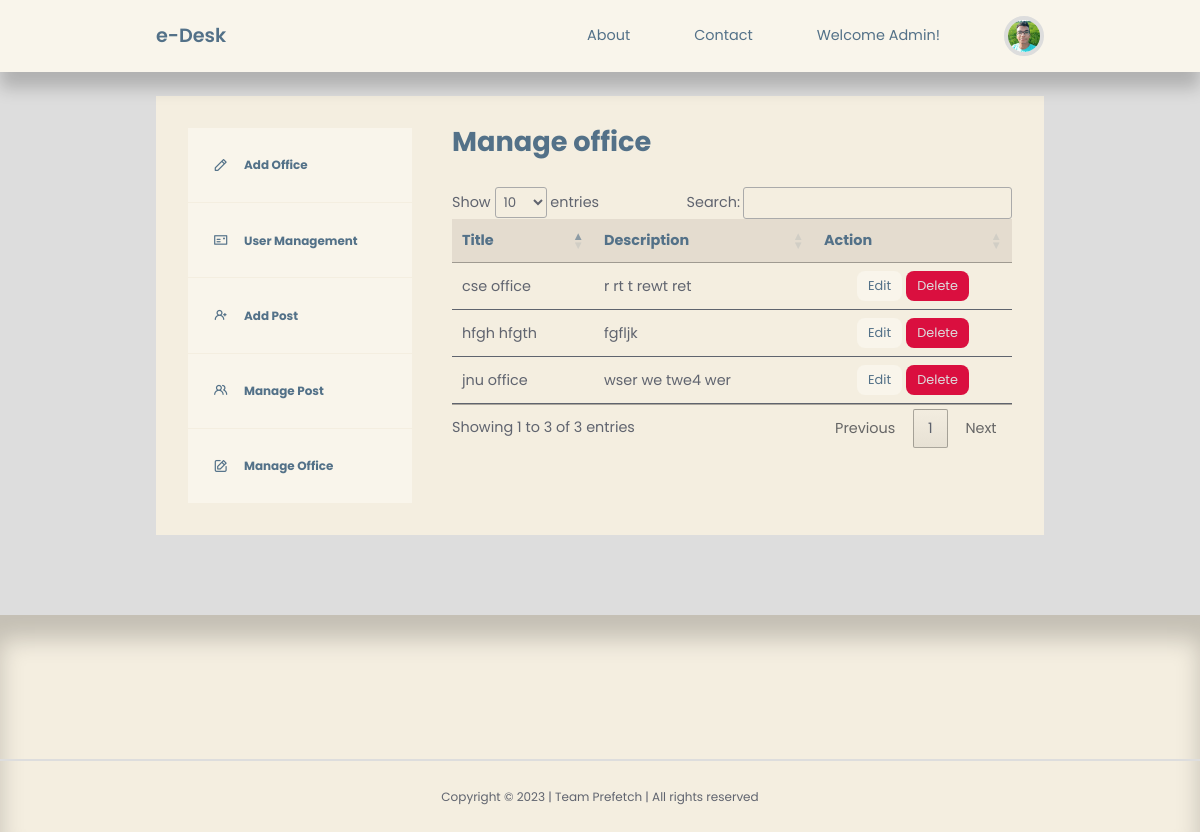
Page /admin/admin-manage-office.php on the committed database.
### tables this page shows
CREATE TABLE `adminaddoffice` (
  `id` int(20) NOT NULL,
  `title` varchar(255) NOT NULL,
  `description` varchar(255) NOT NULL
);

### admin/admin-manage-office.php (the view, shortened to what this page needs)
<?php
include 'partials/header.php';
$query = "SELECT * FROM adminaddoffice";
$offices = mysqli_query($connection, $query);
?>
<section class="dashboard">
    <div class="container dashboard__container">
        <aside>
            <ul>
                <li>
                    <a href="admin-add-office.php"><i class="uil uil-pen"></i>
                        <h5>Add Office</h5>
                    </a>
                </li>
                <li>
                    <a href="admin-user-management.php"><i class="uil uil-postcard"></i>
                        <h5>User Management</h5>
                    </a>
                </li>
                <li>
                    <a href="admin-add-post.php"><i class="uil uil-user-plus"></i>
                        <h5>Add Post</h5>
                    </a>
                </li>
                <li>
                    <a href="admin-manage-post.php"><i class="uil uil-users-alt"></i>
                        <h5>Manage Post</h5>
                    </a>
                </li>
                <li>
                    <a href="admin-manage-office.php"><i class="uil uil-edit"></i>
                        <h5>Manage Office</h5>
                    </a>
                </li>
            </ul>
        </aside>
        <main>
            <h2>Manage office</h2>
            <table id='table'>
                <thead>
                    <tr align="center">
                        <th>Title</th>
                        <th>Description</th>
                        <th>Action</th>
                    </tr>
                </thead>
                <tbody>
                    <?php while ($office = mysqli_fetch_assoc($offices)) : ?>
                        <tr>
                            <td><?= $office['title'] ?></td>
                            <td><?= $office['description'] ?></td>
                            <td align="center"><a href="<?= ROOT_URL ?>admin/edit-office.php?id=<?= $office['id'] ?>" class="btn sm">Edit</a> <a href="<?= ROOT_URL ?>admin/delete-user-logic.php?id=<?= $office['id'] ?>" class="btn sm danger">Delete</a></td>
                        </tr>
                    <?php endwhile ?>
                </tbody>
            </table>
        </main>
    </div>
</section>
<?php
include '../partials/footer.php';
?>

### css/style.css (style rules this page uses)
:root { --color-primary: #F9F5EB; --color-primary-light: #9BA4B5; --color-primary-variant: #5854c7; --color-red: #da0f3f; --color-red-light: hsl(346, 87%, 46%, 15%); --color-green: #00c476; --color-green-light: hsl(156, 100%, 38%, 15%); --color-gray-900: #F4EEE0; --color-gray-700: #E4DCCF; --color-gray-300: rgba(242, 242, 254, 0.3); --color-gray-200: rgba(33, 42, 62, 0.7); --color-white: #537188; --color-bg: #ddd; --transition: all 300ms ease; --container-width-lg: 74%; --container-width-md: 88%; --form-width: 40%; --card-border-radius-1: 0.3rem; --card-border-radius-2: 0.5rem; --card-border-radius-3: 0.8rem; --card-border-radius-4: 2rem; --card-border-radius-5: 5rem; }
* { margin: 0; padding: 0; outline: 0; border: 0; appearance: 0; list-style: none; text-decoration: none; box-sizing: border-box; font-family: 'Poppins', sans-serif; }
body { line-height: 1.6; color: var(--color-gray-200); overflow-x: hidden; background: var(--color-bg); font-size: 0.9rem; }
.container { width: var(--container-width-lg); max-width: 1800px; margin-inline: auto; }
section { margin-top: 3rem; width: 100vw; }
h1, h2, h3, h4, h5 { color: var(--color-white); line-height: 1.3; }
h2 { font-size: 1.7rem; margin: 1rem 0; }
a { color: var(--color-white); transition: var(--transition); }
.btn { display: inline-block; width: fit-content; padding: 0.6rem 1.2rem; background-color: var(--color-primary); border-radius: var(--card-border-radius-2); cursor: pointer; transition: var(--transition); color: var(--color-white); }
.btn.sm { padding: 0.3rem 0.7rem; font-size: 0.8rem; }
.btn.danger { background: var(--color-red); color: var(--color-bg); }
.dashboard { margin-top: 6rem; }
.dashboard__container { display: grid; grid-template-columns: 14rem auto; gap: 1rem; background: var(--color-gray-900); padding: 2rem; margin-bottom: 5rem; }
.dashboard aside a { background-color: var(--color-primary); display: flex; gap: 1rem; align-items: center; padding: 1.6rem; }
.dashboard aside ul li:not(:last-child) a { border-bottom: 1px solid var(--color-gray-900); }
.dashboard main { margin-left: 1.5rem; }
.dashboard main h2 { margin: 0 0 2rem 0; line-height: 1; }
.dashboard main table { width: 100%; text-align: left; }
.dashboard main table th { background: var(--color-gray-700); padding: 0.8rem; color: var(--color-white); }
.dashboard main table td { padding: 0.8rem; border-bottom: 1px solid var(--color-gray-200); }

### rows in the picture
adminaddoffice: title "hfgh hfgth", description "fgfljk"
adminaddoffice: title "cse office", description "r rt t rewt ret"
adminaddoffice: title "jnu office", description "wser we twe4 wer"
